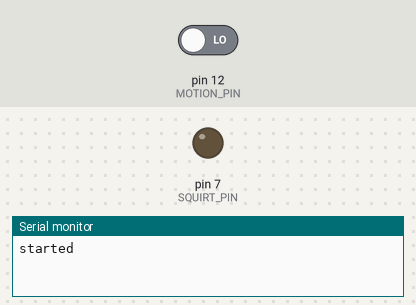
Bench run of a sketch on a simulated Arduino Uno, built with avr-gcc and run on an emulated ATmega328P. On the bench: output pins drawn as LEDs (lit = HIGH), the last lines printed to the serial monitor. The inputs (shaded band) are chosen by the test bench; at power-on: pin 12 (MOTION_PIN) LOW.

Above: at 1.2 s.
1.3 s: pin 12 (MOTION_PIN) driven HIGH
At 7.1 s:
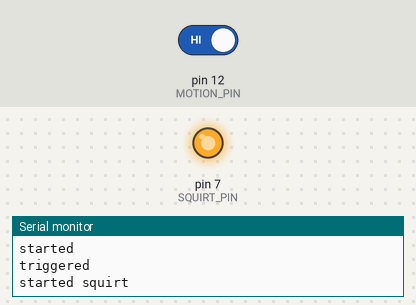
Timing chart, 0 to 8.8 s (numbered marks = the images above; inputs shaded):
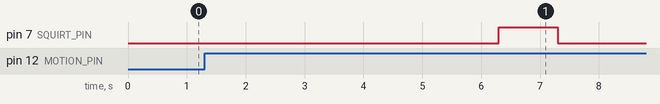

The sketch:

CatDissuader.ino
```cpp
#define SQUIRT_PIN 7
#define MOTION_PIN 12

typedef enum {
  WAITING, TRIGGERED, TIMEOUT
} state_t;

state_t state;
unsigned long triggered_start_time;
unsigned long timeout_start_time;

void squirt() {
  Serial.println("started squirt");
  digitalWrite(SQUIRT_PIN, HIGH);
  delay(1000);
  digitalWrite(SQUIRT_PIN, LOW);
  Serial.println("ended squirt");
}

void setup() {
  pinMode(SQUIRT_PIN, OUTPUT);
  pinMode(MOTION_PIN, INPUT);
  state = WAITING;
  Serial.begin(57600);
  Serial.println("started");
}

void loop() {
  switch (state) {
    case WAITING:
    if (digitalRead(MOTION_PIN)) {
      Serial.println("triggered");
      state = TRIGGERED;
      triggered_start_time = millis();
      return;
    }
    break;

    case TRIGGERED:
    if (millis() - triggered_start_time > 5000) {
      squirt();
      state = TIMEOUT;
      timeout_start_time = millis();
      return;
    }
    break;

    case TIMEOUT:
    if (millis() - timeout_start_time > 10000) {
      Serial.println("watching");
      state = WAITING;
      return;
    }
    break;
  }
}
```

Measured:
- after the input at 1.3 s, pin 7 (SQUIRT_PIN): LOW → HIGH after 5.0 s, → LOW 1.0 s later
